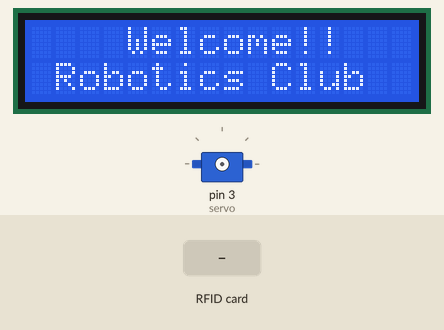
The sketch below on a simulated Arduino Uno, built with avr-gcc and run on an emulated ATmega328P. Shown: 16×2 character LCD, servo. The inputs (shaded band) are chosen by the test bench. What the sketch prints to the serial monitor is not drawn.

Above: at 1.3 s.
1.4 s: RFID card 79 ED 52 99 held to the reader
At 2.9 s:
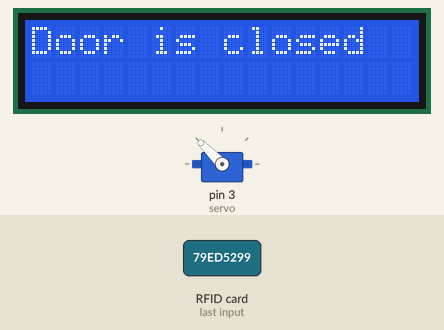
4.1 s: RFID card 19 AF 66 40 held to the reader
At 5.9 s:
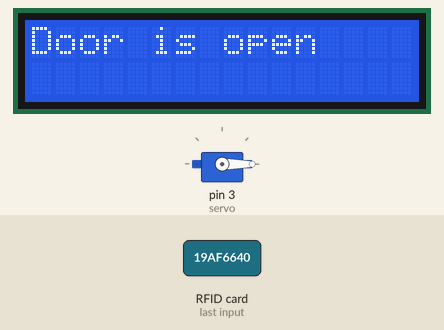
6.5 s: RFID card 5E 7A 19 C4 held to the reader
At 9.0 s:
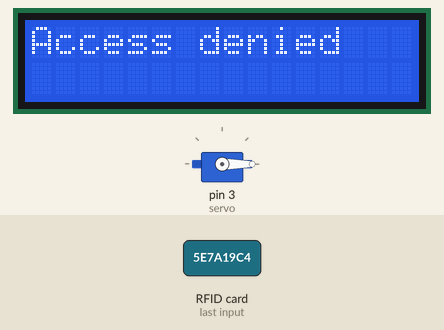
Timing chart, 0 to 10.5 s (numbered marks = the images above; inputs shaded):
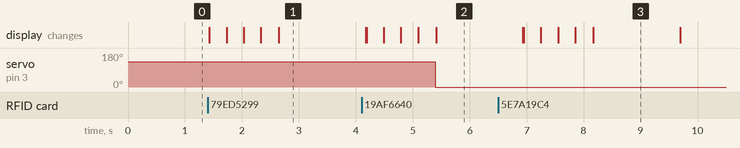

The sketch:

Final_code_of_Door_Lock_System.ino
```cpp
//This code is uploaded in the Arduino.

#include <Servo.h>
#include <LiquidCrystal_I2C.h>
#include <SPI.h>
#include <MFRC522.h>

#define SS_PIN 10
#define RST_PIN 9
String UID[5] = {"79 ED 52 99","19 AF 66 40","09 F1 57 98","89 69 61 98","59 E8 47 99"};     //UIDs of all tags are stored
byte lock = 0;

String ID = ""; // scanned id

Servo servo;
LiquidCrystal_I2C lcd(0x27, 16, 2);
MFRC522 rfid(SS_PIN, RST_PIN);


void setup() {
  Serial.begin(9600);

  lcd.init();
  lcd.backlight();
  lcd.setCursor(4, 0);
  lcd.print("Welcome!!");
  lcd.setCursor(1, 1);
  lcd.print("Robotics Club");

  SPI.begin();
  rfid.PCD_Init();
}

void loop() {

  if(rfid.PICC_IsNewCardPresent() && rfid.PICC_ReadCardSerial()){
    rfScanning();
    if(rfMatching()){
      servo.attach(3);
      if(lock){
        servo.write(0);
        lcd.clear();
        lcd.setCursor(0, 0);
        lcd.print("Door is open");
        lock = 0;
        Serial.println("open");
      } else if(!lock){
        servo.write(135);
        lcd.clear();
        lcd.setCursor(0, 0);
        lcd.print("Door is closed");
        lock = 1;
        Serial.println("closed");
      }
      delay(1500);
      servo.detach();
      lcd.clear();
    } else {
      lcd.clear();
      lcd.setCursor(0, 0);
      lcd.print("Access denied");
      delay(1500);
      lcd.clear();
    }
    lcd.setCursor(4, 0);
    lcd.print("Welcome!!");
    lcd.setCursor(1, 1);
    lcd.print("Robotics Club");
  }


}

void rfScanning(){
  ID = "";
  lcd.clear();
  lcd.setCursor(0, 0);
  lcd.print("Scanning");

  Serial.println("NUID tag is :");

  for (byte i = 0; i < rfid.uid.size; i++) {
    lcd.print(".");
    ID.concat(String(rfid.uid.uidByte[i] < 0x10 ? " 0" : " "));
    ID.concat(String(rfid.uid.uidByte[i], HEX));
    delay(300);
  }
  ID.toUpperCase();
  Serial.println(ID);
}

bool rfMatching(){
  for(int i=0;i<5;i++)
  {
    if(ID.substring(1) == UID[i])
    {
      return 1;
    }
  }
  return 0;
}
```

Measured:
- after the input at 1.4 s, the display: first changes at once (image 1 shows a later state)
- after the input at 4.1 s, servo on pin 3 (servo): 135° → 0° after 1.3 s; the display: first differs from a run without the input after 0.09 s (image 2 shows a later state)
- after the input at 6.5 s, the display: first differs from a run without the input after 0.45 s (image 3 shows a later state)
